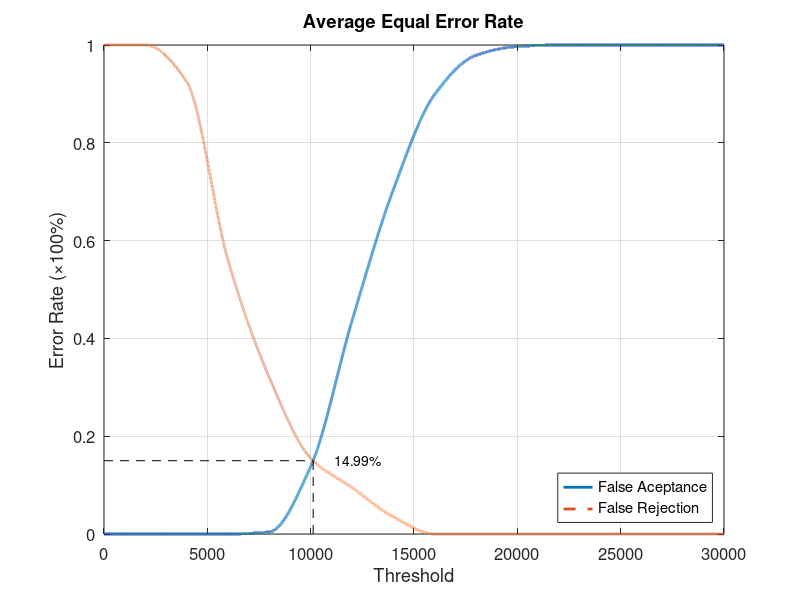
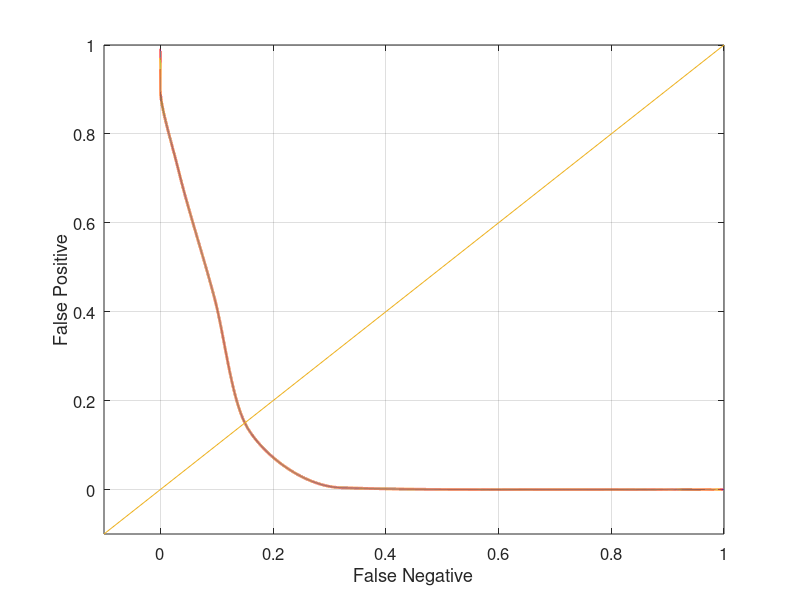

Reproduce these figures in MATLAB, in order.
close all;
clear;
clc;
x = 0:2000:30000;
xq = 0:0.5:30000;

y01 = [0 0 0 0 0.00526316 0.110526 0.4 0.636842 0.863158 0.973684 0.994737 1 1 1 1 1]
y02 = [0 0 0 0 0 0.142105 0.426316 0.710526 0.894737 0.968421 0.994737 1 1 1 1 1]
y03 = [0 0 0 0 0 0.105263 0.415789 0.694737 0.9 0.984211 0.994737 1 1 1 1 1]
y04 = [0 0 0 0 0 0.163158 0.468421 0.736842 0.921053 0.973684 1 1 1 1 1 1]
y05 = [0 0 0 0 0.0157895 0.168421 0.468421 0.742105 0.915789 0.994737 1 1 1 1 1 1]

y0 = (y01 + y02 + y03 + y04 + y05)/5;

y11 = [1 1 0.925 0.56 0.32 0.155 0.095 0.035 0 0 0 0 0 0 0 0]
y12 = [1 1 0.925 0.56 0.32 0.155 0.095 0.035 0 0 0 0 0 0 0 0]
y13 = [1 1 0.925 0.56 0.32 0.155 0.095 0.035 0 0 0 0 0 0 0 0]
y14 = [1 1 0.925 0.56 0.32 0.155 0.095 0.035 0 0 0 0 0 0 0 0]
y15 = [1 1 0.925 0.56 0.32 0.155 0.095 0.035 0 0 0 0 0 0 0 0]

y1 = (y11 + y12 + y13 + y14 + y15)/5;

yy0 = interp1(x, y0, xq, 'pchip');
yy1 = interp1(x, y1, xq, 'pchip');

% Calculating EER: 
y2 = abs(y0 - y1);
find(y2 == min(y2))
yy2 = abs(yy0 - yy1);
xEER = find(yy2 == min(yy2));
xEERIndex = xq(xEER) % X-axis EER
yEER = yy0(xEER) % Y-axis EER

main = figure
plot(xq, yy0,'-','LineWidth', 2);	hold on
plot(xq, yy1,'--','LineWidth', 2);	hold on
plot([xEERIndex xEERIndex], [0 yEER], 'k--');	hold on
plot([0 xEERIndex], [yEER yEER], 'k--');	hold on
%plot(xEERIndex, yEER, 'bx', 'LineWidth', 10);	hold on
% text(xEERIndex, yEER,strcat('    (', num2str(xEER), ', ', num2str(yEER * 100), ')'))
text(xEERIndex+10*xEERIndex/100, yEER, [num2str(round((10000*yEER))/100) '%'])
legend('False Aceptance', 'False Rejection', 'Location', 'SouthEast')
xlabel('Threshold')
% ylabel('Average Equal Error Rate (%)')
ylabel('Error Rate (\times100%)')
set(gca, 'FontSize', 12)
axis([0 30000 0 1])
title('Average Equal Error Rate');
grid on

print(main, 'Database1_1Main', '-dpng');
FNRxFPR = figure('Color', [1 1 1]);
plot(yy1, yy0, '-', yy1, yy0, 'LineWidth', 2);
hold on
y = -0.1:0.1:1
plot(y, y); 
set(gca, 'FontSize', 12)
xlabel('False Negative')
ylabel('False Positive')
axis([-0.1 1 -0.1 1])
set(gca, 'FontSize', 12)
grid on

print(FNRxFPR, 'Database1_1FNRxFPR','-dpng');
